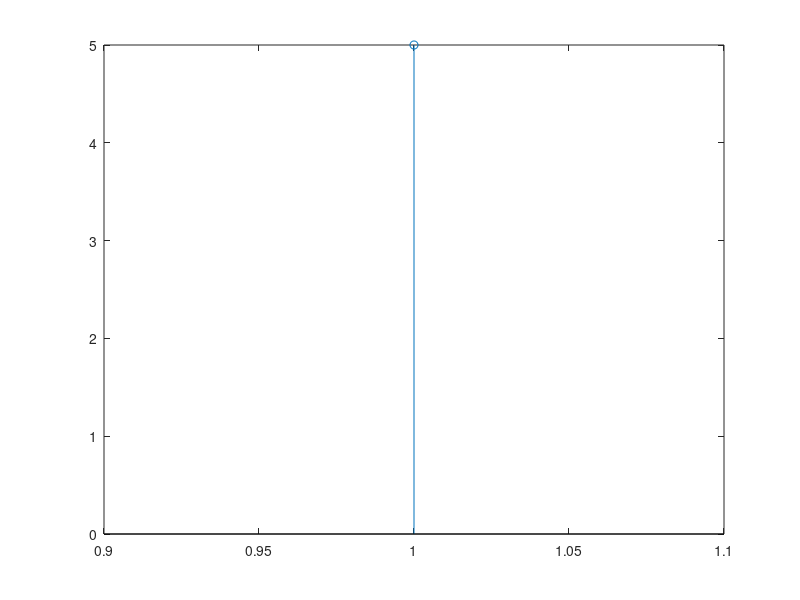

Write MATLAB code to recreate this figure. (Note: this script raises an error after producing the figure.)
clc;
clear all;
close all;
a=input('enter the sequence x(n)=');
b=input('enter the sequence h(n)=');
stem(a);
n1=length(a);
n2=length(b);
N=max(n1,n2);
x=[a zeros(1,(N-n1))];
for i=1:N
    k=i;
    for j=1:n2
        H(i,j)=x(k)*b(j);
        k=k-1;
        if k==0;
            k=n;
        end 
    end
end
y=zeros(1,N);
M=H';
for j=1:N
    for i=1:N2
        y(j)=M(i,j)+y(j);
    end
end
disp('op is y(n)=');
disp(y);
subplot(3,1,1),stem(a);
xlabel('n');ylabel('x(n)');
subplot(3,1,2),stem(b);
xlabel('n');ylabel('h(n)');
subplot(3,1,3),stem(y);
xlabel('n');ylabel('y');
title('cklar con');